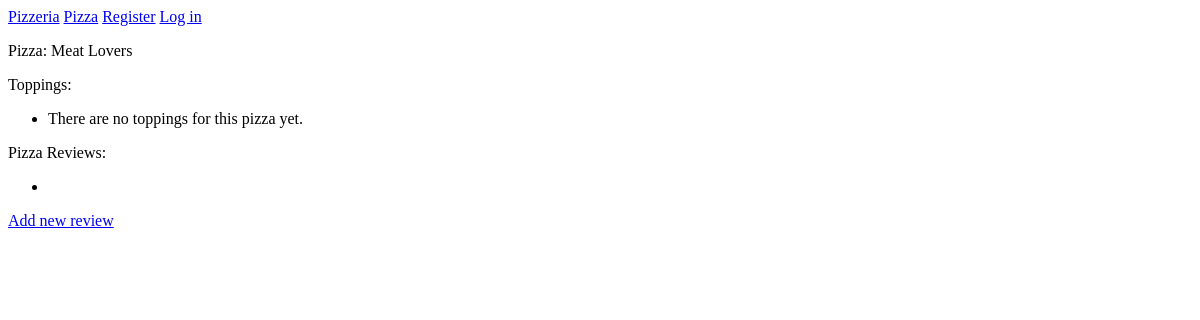
The page /pizzas/2/ on the database as committed earlier.
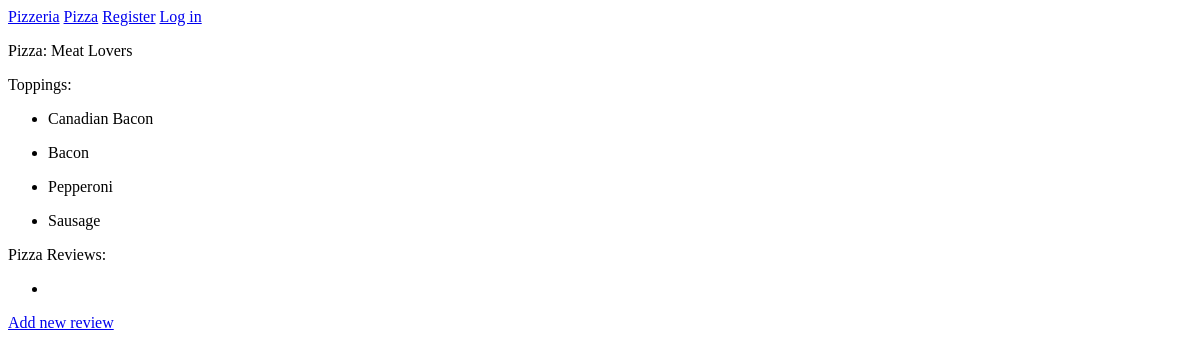
The same page on the database as committed later.
### pizzas/models.py (models this page shows)
class Pizza(models.Model):
    text = models.CharField(max_length=200)
    date_added = models.DateTimeField(auto_now_add=True)
    def __str__(self):
        return self.text

class Topping(models.Model):
    pizza = models.ForeignKey(Pizza, on_delete=models.CASCADE)
    name = models.TextField()
    date_added = models.DateTimeField(auto_now_add=True)
    def __str__(self):
        return f"{self.name[:50]}"

### pizzas/views.py (the view)
# urls.py: path('pizzas/<int:pizza_id>/', views.pizza,name='pizza'),
def pizza(request, pizza_id):
    pizza = Pizza.objects.get(id=pizza_id)
    toppings = pizza.topping_set.order_by('-date_added')
    reviews = pizza.review_set.order_by('-date_added')
    context = {'pizza':pizza, 'toppings':toppings, 'reviews':reviews}
    return render(request, 'pizzas/pizza.html', context)

### pizzas/templates/pizzas/pizza.html (shortened to what this page needs)
{% extends "pizzas/base.html" %}
{% block content %}
<p>Pizza: {{ pizza }}</p>
<p>Toppings:</p>
<ul>
    {% for topping in toppings %}
    <li>
        <p>{{ topping }}</p>
    </li>
    {% empty %}
    <li>There are no toppings for this pizza yet.</li>
    {% endfor %}
</ul>
<p>Pizza Reviews:</p>
<ul>
    {% for review in reviews %}
    <li>
        <p>{{ review.text|linebreaks }}</p>
    </li>
    {% empty %}
    <li> </li>
    {% endfor %}
</ul>
<p>
    <a href="{% url 'pizzas:new_review' pizza.id %}">Add new review</a>
</p>
{% endblock content %}

### pizzas/templates/pizzas/base.html
<p>
    <a href="{% url 'pizzas:index' %}">Pizzeria</a>
    <a href="{% url 'pizzas:pizzas' %}">Pizza</a>
    {% if user.is_authenticated %}
    Hello, {{ user.username }}.
    <a href="{% url 'users:logout' %}">Log out</a>
    {% else %}
    <a href="{% url 'users:register' %}">Register</a>
    <a href="{% url 'users:login' %}">Log in</a>
    {% endif %}
</p>
{% block content %}
{% endblock content %}

Rows that differ between the two databases and show on the page:
added Topping: name "Canadian Bacon"
added Topping: name "Bacon"
added Topping: name "Pepperoni"
added Topping: name "Sausage"
Other text that changed with them:
text no longer shown: "There are no toppings for this pizza yet."
